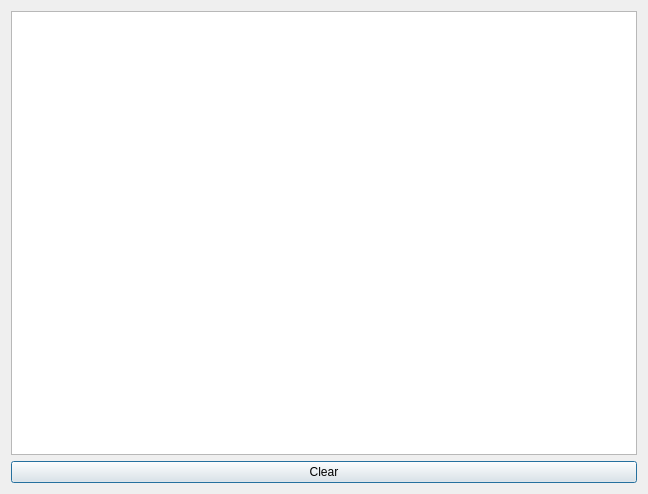
<?xml version="1.0" encoding="UTF-8"?>
<ui version="4.0">
 <class>Dialog</class>
 <widget class="QDialog" name="Dialog">
  <property name="geometry">
   <rect>
    <x>0</x>
    <y>0</y>
    <width>644</width>
    <height>494</height>
   </rect>
  </property>
  <property name="windowTitle">
   <string>Log View</string>
  </property>
  <layout class="QVBoxLayout" name="verticalLayout">
   <item>
    <widget class="QPlainTextEdit" name="logView">
     <property name="readOnly">
      <bool>true</bool>
     </property>
    </widget>
   </item>
   <item>
    <widget class="QPushButton" name="clearButton">
     <property name="minimumSize">
      <size>
       <width>626</width>
       <height>0</height>
      </size>
     </property>
     <property name="text">
      <string>Clear</string>
     </property>
    </widget>
   </item>
  </layout>
 </widget>
 <resources/>
 <connections/>
</ui>
